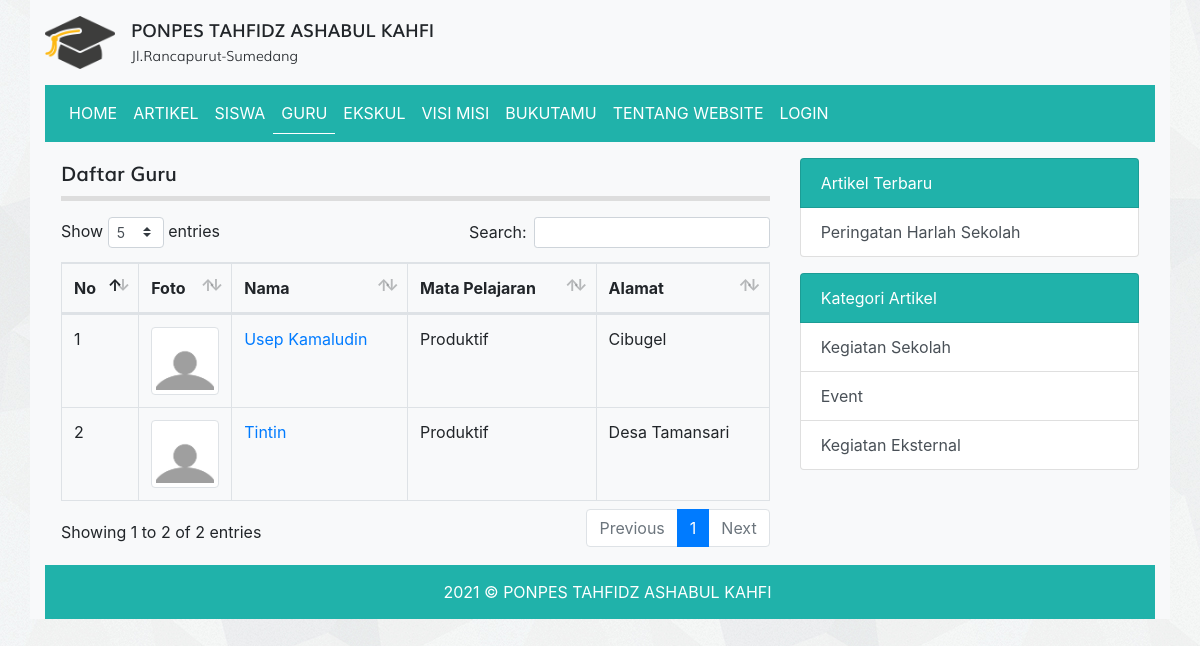
Screenshot of /guru.php with the database file from the repository.
### tables this page shows
CREATE TABLE `tbl_guru` (
  `id` int(11) NOT NULL,
  `nama` varchar(100) DEFAULT NULL,
  `nip` int(10) DEFAULT NULL,
  `jenis_kelamin` enum('L','P') DEFAULT NULL,
  `no_hp` varchar(12) DEFAULT NULL,
  `tempat_lahir` varchar(50) DEFAULT NULL,
  `tanggal_lahir` date DEFAULT NULL,
  `mata_pelajaran` varchar(50) DEFAULT NULL,
  `alamat` varchar(100) DEFAULT NULL,
  `foto` varchar(100) DEFAULT NULL
);

CREATE TABLE `tbl_artikel` (
  `id` int(11) NOT NULL,
  `judul` varchar(255) DEFAULT NULL,
  `isi` text DEFAULT NULL,
  `tanggal` date DEFAULT NULL,
  `foto` varchar(100) DEFAULT NULL,
  `id_kategori` int(11) DEFAULT NULL
);

CREATE TABLE `tbl_kategori_artikel` (
  `id` int(11) NOT NULL,
  `nama_kategori` varchar(30) DEFAULT NULL
);

### guru.php (the view, shortened to what this page needs)
<?php
require_once 'koneksi.php';
$query = mysqli_query($koneksi, "SELECT id, nama, alamat, foto, no_hp, mata_pelajaran FROM tbl_guru");
$aktif = 'guru';
$no = 1;
?>
<!DOCTYPE html>
<html>
<head>
	<link rel="stylesheet" href="resources/datatables/datatables.min.css">
	<link rel="stylesheet" href="resources/fonts/stylesheet.css">
	<link rel="stylesheet" href="resources/css/bootstrap.min.css">
	<link rel="stylesheet" href="resources/css/style.css">
</head>
<body>
	<div class="container bg-light">
		<div class="logo clearfix">
			<div class="float-left mt-3 mb-3">
				<img src="resources/images/logo.png" alt="Logo Sekolah" width="70px" class="float-left mr-3">
				<div class="text float-right">
					<span class="smk">PONPES TAHFIDZ ASHABUL KAHFI</span><br>
					<span class="visi">Jl.Rancapurut-Sumedang</span>
				</div>
			</div>
		</div>
		<?php require_once 'navbar.php'; ?>
		<div class="row p-3">
			<div class="col-md-8">
				<div class="title mb-3">
					Daftar Guru
				</div>
				<table id="table_id" class="dataTable table table-bordered">
				    <thead>
				        <tr>
				            <th>No</th>
				            <th width="50px">Foto</th>
				            <th>Nama</th>
				            <th>Mata Pelajaran</th>
				            <th>Alamat</th>
				        </tr>
				    </thead>
				    <tbody>
				        <?php while($row = mysqli_fetch_assoc($query)) : ?>
							<tr>
								<td><?= $no++ ?></td>
								<td><img src="images/guru/<?= $row['foto'] ?>" alt="" width="100%" class="img-thumbnail"></td>
								<td><a href="detail_guru.php?id=<?= $row['id'] ?>"><?= $row['nama'] ?></a></td>
								<td><?= $row['mata_pelajaran'] ?></td>
								<td><?= $row['alamat'] ?></td>
							</tr>
						<?php endwhile; ?>
				    </tbody>
				</table>
			</div>
			<?php require 'sidebar.php'; ?>
		</div>
		<div class="text-white footer">
			2021 © PONPES TAHFIDZ ASHABUL KAHFI
		</div>
	</div>
</body>
</html>

### navbar.php (shortened to what this page needs)
<nav class="navbar navbar-expand-lg nav-orange">
	<div class="collapse navbar-collapse" id="navbarNavAltMarkup">
		<div class="navbar-nav">
			<a class="nav-item nav-link text-white navlink <?= $aktif == 'home' ? 'active' : '' ?>" href="index.php">HOME</a>
			<a class="nav-item nav-link text-white navlink <?= $aktif == 'artikel' ? 'active' : '' ?>" href="artikel.php">ARTIKEL</a>
			<a class="nav-item nav-link text-white navlink <?= $aktif == 'siswa' ? 'active' : '' ?>" href="siswa.php">SISWA</a>
			<a class="nav-item nav-link text-white navlink <?= $aktif == 'guru' ? 'active' : '' ?>" href="guru.php">GURU</a>
			<a class="nav-item nav-link text-white navlink <?= $aktif == 'ekskul' ? 'active' : '' ?>" href="ekskul.php">EKSKUL</a>
			<a class="nav-item nav-link text-white navlink <?= $aktif == 'visi_misi' ? 'active' : '' ?>" href="visi_misi.php">VISI MISI</a>
			<a class="nav-item nav-link text-white navlink <?= $aktif == 'bukutamu' ? 'active' : '' ?>" href="bukutamu.php">BUKUTAMU</a>
			<a class="nav-item nav-link text-white navlink <?= $aktif == 'tentang_website' ? 'active' : '' ?>" href="tentang_website.php">TENTANG WEBSITE</a>
			<a class="nav-item nav-link text-white navlink <?= $aktif == 'Login' ? 'active' : '' ?>" href="login.php">LOGIN</a>
		</div>
	</div>
</nav>

### sidebar.php
<?php
$query_artikel_terbaru = mysqli_query($koneksi, "SELECT * FROM tbl_artikel ORDER BY tanggal ASC LIMIT 4");
$query_kategori_artikel= mysqli_query($koneksi, "SELECT * FROM tbl_kategori_artikel LIMIT 4");
?>
<div class="col-sm-4">
	<div class="list-group">
		<span class="list-group-item text-white" style="background-color: #20B2AA">Artikel Terbaru</span>
		<?php while($artikel_terbaru = mysqli_fetch_assoc($query_artikel_terbaru)) : ?>
			<a href="detail_artikel.php?id=<?= $artikel_terbaru['id'] ?>" class="list-group-item list-group-item-action"><?= $artikel_terbaru['judul'] ?></a>
		<?php endwhile; ?>
	</div>
	<div class="list-group">
		<span class="list-group-item text-white mt-3" style="background-color: #20B2AA">Kategori Artikel</span>
		<?php while($kategori_artikel = mysqli_fetch_assoc($query_kategori_artikel)) : ?>
			<a href="kategori.php?id=<?= $kategori_artikel['id'] ?>" class="list-group-item list-group-item-action"><?= $kategori_artikel['nama_kategori'] ?></a>
		<?php endwhile; ?>
	</div>
</div>

### resources/css/style.css (style rules this page uses)
body { background-image: url('../images/bg_all.jpg'); }
.smk { font-family: 'mulisemibold'; font-size: 18px; }
.visi { font-family: 'mulilight'; font-size: 14px; }
.nav-orange { background-color: #20B2AA; }
.navlink { border-bottom: 1px solid #20B2AA; transition: .35s; }
.navlink.active { border-bottom: 1px solid #fff; }
.title { font-family: 'mulisemibold'; font-size: 20px; padding-bottom: 7.5px; border-bottom: 5px solid #ddd }
.footer { background-color: #20B2AA; padding: 15px 15px 15px 30px; text-align: center; }

### rows the page displays
tbl_guru: foto (picture), nama "Usep Kamaludin", mata_pelajaran "Produktif", alamat "Cibugel"
tbl_guru: foto (picture), nama "Tintin", mata_pelajaran "Produktif", alamat "Desa Tamansari"
tbl_artikel: judul "Peringatan Harlah Sekolah"
tbl_kategori_artikel: nama_kategori "Kegiatan Sekolah"
tbl_kategori_artikel: nama_kategori "Event"
tbl_kategori_artikel: nama_kategori "Kegiatan Eksternal"
